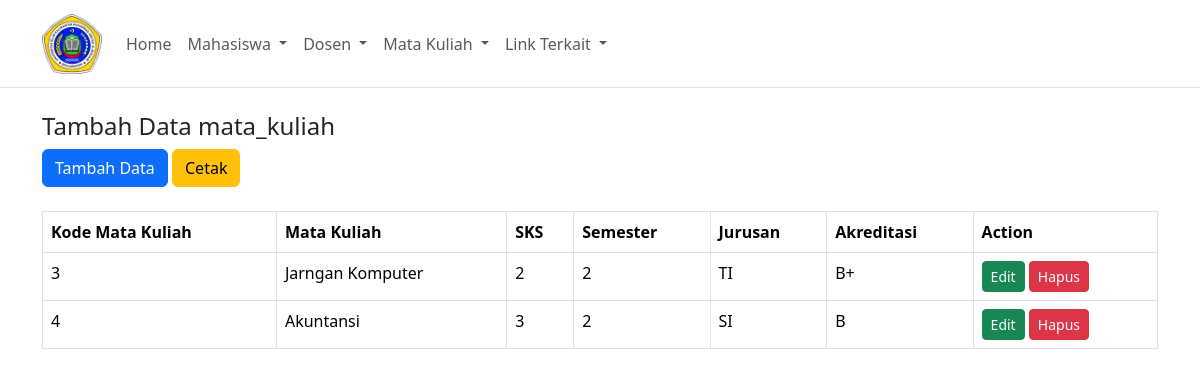
/?page=mataKuliah, run on the app's committed database.
### tables this page shows
CREATE TABLE `matakuliah` (
  `kode_mk` int(11) NOT NULL,
  `nama_mk` varchar(30) NOT NULL,
  `sks` varchar(33) NOT NULL,
  `semester` varchar(33) NOT NULL,
  `jurusan` varchar(33) NOT NULL,
  `akreditasi` varchar(33) NOT NULL
);

### matkul/show.php (the view)
<h4>Tambah Data mata_kuliah</h4>
<a href="?page=matkulAdd" class="btn btn-primary mb-4">Tambah Data</a>
<a href="matkul/print.php" class="btn btn-warning mb-4" target="_blank">Cetak</a>
<table class="table table-bordered table-hover">
    <thead>
        <tr>
            <th>Kode Mata Kuliah</th>
            <th>Mata Kuliah</th>
            <th>SKS</th>
            <th>Semester</th>
            <th>Jurusan</th>
            <th>Akreditasi</th>
            <th>Action</th>
        </tr>
    </thead>
    <tbody>
        <?php
        include 'connection.php';
        $query = mysqli_query($con, "SELECT * FROM matakuliah");
        while ($data = mysqli_fetch_array($query)) {
            ?>
            <tr>
                <td><?php echo $data['kode_mk']; ?></td>
                <td><?php echo $data['nama_mk']; ?></td>
                <td><?php echo $data['sks'] ?></td>
                <td><?php echo $data['semester']; ?></td>
                <td><?php echo $data['jurusan']; ?></td>
                <td><?php echo $data['akreditasi']; ?></td>
                <td>
                    <a class="btn btn-sm btn-success" href="?page=matkulEdit&id=<?= $data['id']; ?>">Edit</a>
                    <a class="btn btn-sm btn-danger" href="?page=matkulDelete&id=<?= $data['id']; ?>"
                        onclick="return confirm('Lanjutkan menghapus data ?')">Hapus </a>
                </td>
            </tr>
            <?php
        }
        ?>
    </tbody>
</table>

### data on the page
matakuliah: kode_mk "3", nama_mk "Jarngan Komputer", sks "2", semester "2", jurusan "TI", akreditasi "B+"
matakuliah: kode_mk "4", nama_mk "Akuntansi", sks "3", semester "2", jurusan "SI", akreditasi "B"
